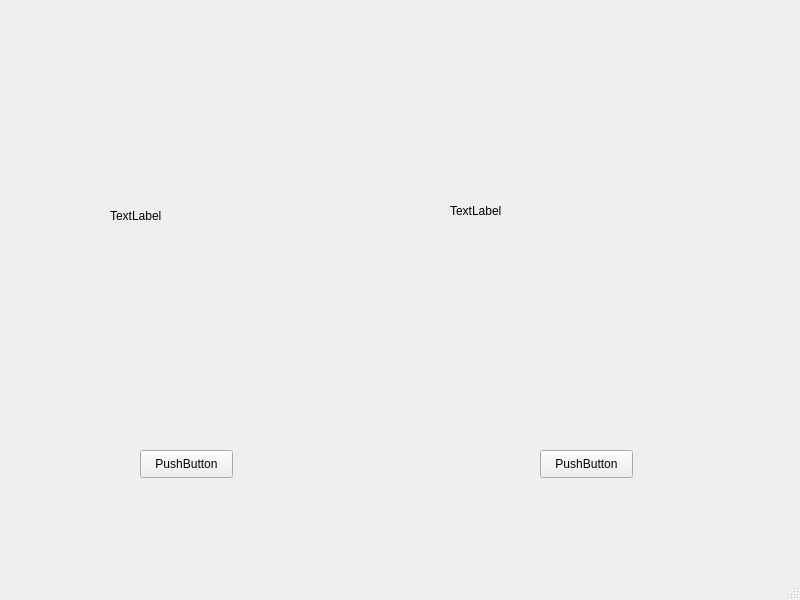
<?xml version="1.0" encoding="UTF-8"?>
<ui version="4.0">
 <class>MainWindow</class>
 <widget class="QMainWindow" name="MainWindow">
  <property name="geometry">
   <rect>
    <x>0</x>
    <y>0</y>
    <width>800</width>
    <height>600</height>
   </rect>
  </property>
  <property name="windowTitle">
   <string>MainWindow</string>
  </property>
  <widget class="QWidget" name="centralwidget">
   <widget class="QPushButton" name="pushButton">
    <property name="geometry">
     <rect>
      <x>140</x>
      <y>450</y>
      <width>93</width>
      <height>28</height>
     </rect>
    </property>
    <property name="text">
     <string>PushButton</string>
    </property>
   </widget>
   <widget class="QPushButton" name="pushButton_2">
    <property name="geometry">
     <rect>
      <x>540</x>
      <y>450</y>
      <width>93</width>
      <height>28</height>
     </rect>
    </property>
    <property name="text">
     <string>PushButton</string>
    </property>
   </widget>
   <widget class="QLabel" name="label">
    <property name="geometry">
     <rect>
      <x>110</x>
      <y>140</y>
      <width>181</width>
      <height>151</height>
     </rect>
    </property>
    <property name="text">
     <string>TextLabel</string>
    </property>
   </widget>
   <widget class="QLabel" name="label_2">
    <property name="geometry">
     <rect>
      <x>450</x>
      <y>140</y>
      <width>181</width>
      <height>141</height>
     </rect>
    </property>
    <property name="text">
     <string>TextLabel</string>
    </property>
   </widget>
  </widget>
  <widget class="QMenuBar" name="menubar">
   <property name="geometry">
    <rect>
     <x>0</x>
     <y>0</y>
     <width>800</width>
     <height>26</height>
    </rect>
   </property>
  </widget>
  <widget class="QStatusBar" name="statusbar"/>
 </widget>
 <resources/>
 <connections/>
</ui>
